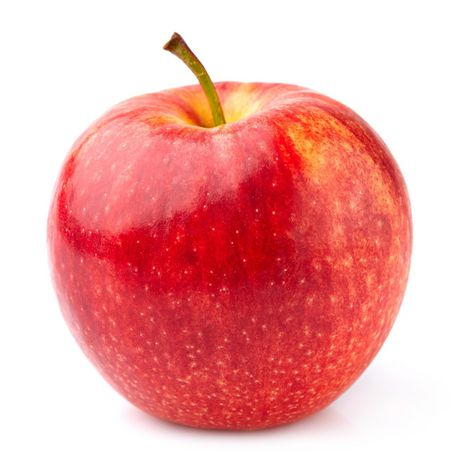
#> input picture ComputerVision/ColorMask/apple.jpg, 460 x 460 px
$ jupyter execute Untitled.ipynb
#> lines starting #> are read from the running program, lines starting #| are printed output that depends on the picture; after the words box and inside, x2 and y2 are one past the last pixel; in counts of white or black regions, pixels touching at a corner belong together
[cell 1]
import cv2
import matplotlib.pyplot as plt
import numpy as np


img=cv2.imread("apple.jpg")
#> img is the input picture: shape (460, 460, 3); mean B, G, R 166.3, 167, 238.9
img_hsv=cv2.cvtColor(img, cv2.COLOR_BGR2HSV)
#> img_hsv: shape (460, 460, 3); mean H, S, V 59.9, 88.6, 238.9

# lower mask (0-10)
lower_red = np.array([0,50,50])
upper_red = np.array([10,255,255])
mask0 = cv2.inRange(img_hsv, lower_red, upper_red)
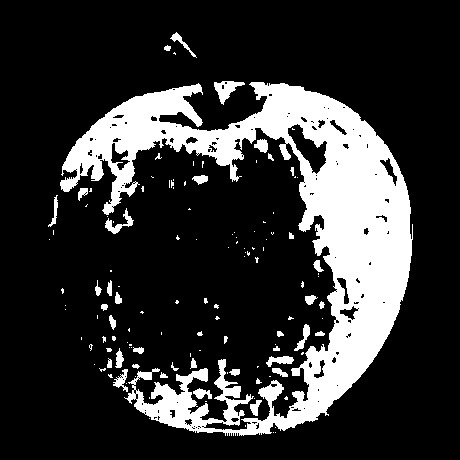
#> mask0: shape (460, 460); 20% white; 129 white regions (88 under 20 px), largest, box (x1, y1, x2, y2) and area: (60, 82, 413, 436) 38749, (214, 81, 245, 105) 335, (105, 208, 134, 234) 227

# upper mask (170-180)
lower_red = np.array([170,50,50])
upper_red = np.array([180,255,255])
mask1 = cv2.inRange(img_hsv, lower_red, upper_red)
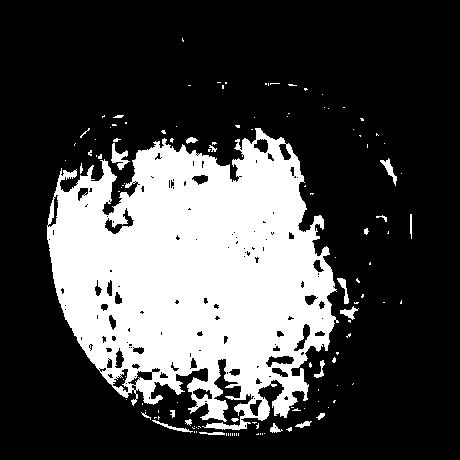
#> mask1: shape (460, 460); 27.5% white; 123 white regions (100 under 20 px), largest, box (x1, y1, x2, y2) and area: (47, 128, 339, 430) 56438, (111, 143, 130, 170) 217, (380, 158, 397, 186) 145

# join my masks
mask = mask0+mask1
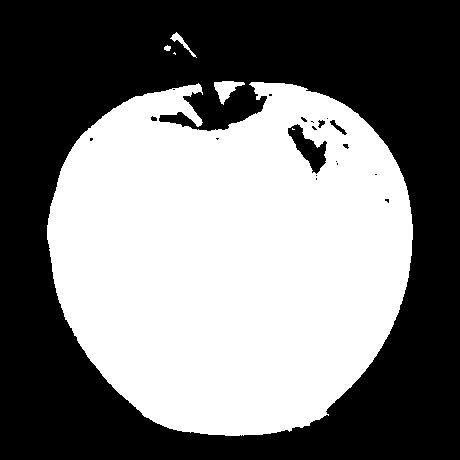
#> mask: shape (460, 460); 47.5% white; 6 white regions (2 under 20 px), largest, box (x1, y1, x2, y2) and area: (47, 82, 413, 436) 99958, (214, 81, 245, 105) 351, (170, 32, 197, 58) 135, (164, 45, 171, 51) 31

# set my output img to zero everywhere except my mask
output_img = img.copy()
output_img[np.where(mask==0)] = 0
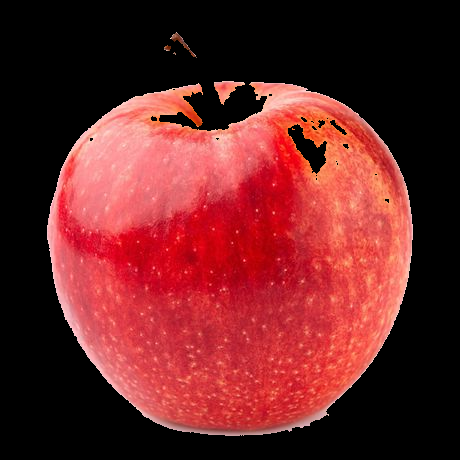
#> output_img: shape (460, 460, 3); mean B, G, R 37.1, 36.2, 106

# or your HSV image, which I *believe* is what you want
output_hsv = img_hsv.copy()
output_hsv[np.where(mask==0)] = 0
#> output_hsv: shape (460, 460, 3); mean H, S, V 49.4, 84.1, 106

[cell 2]
plt.imshow(img_hsv[:,:,::-1])
plt.show()
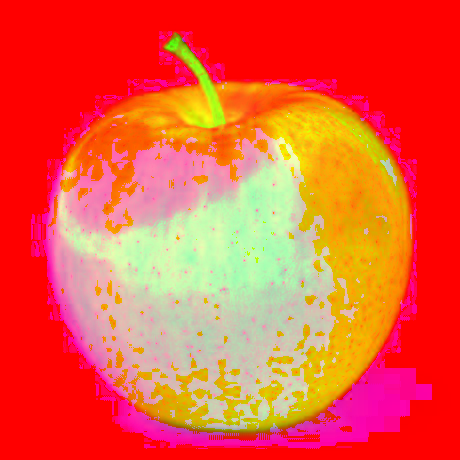
#> shown: shape (460, 460, 3); mean R, G, B 238.9, 88.6, 59.9

[cell 3]
plt.imshow(output_hsv[:,:,::-1])
plt.show()
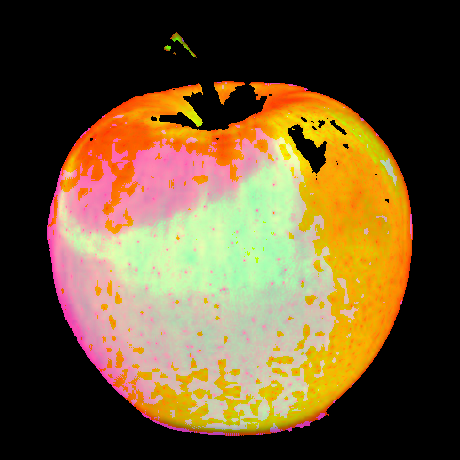
#> shown: shape (460, 460, 3); mean R, G, B 106, 84.1, 49.4

[cell 4]
plt.imshow(mask,cmap='gray')
plt.show()

[cell 5]
plt.imshow(output_img[:,:,::-1])
plt.show()
